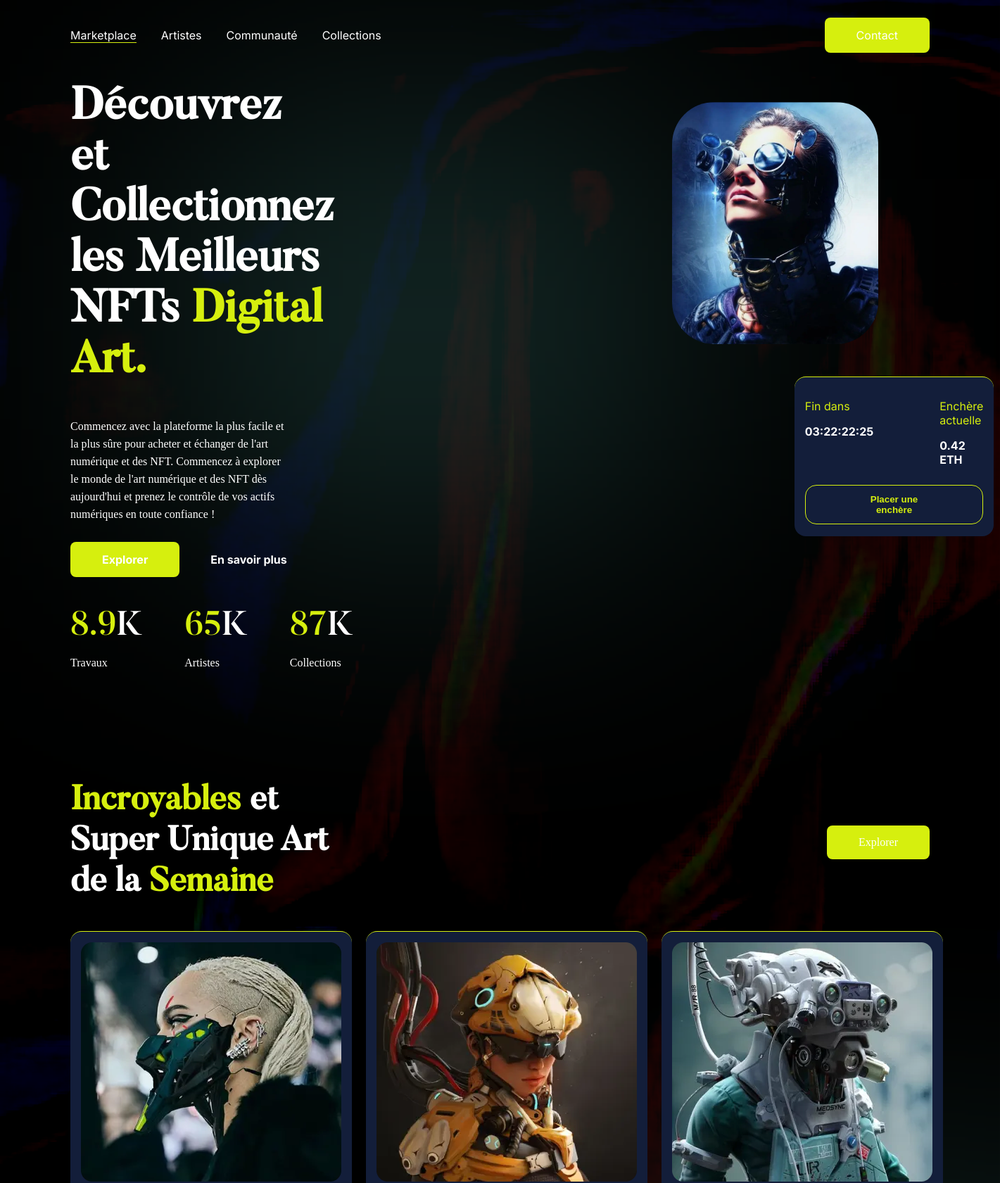
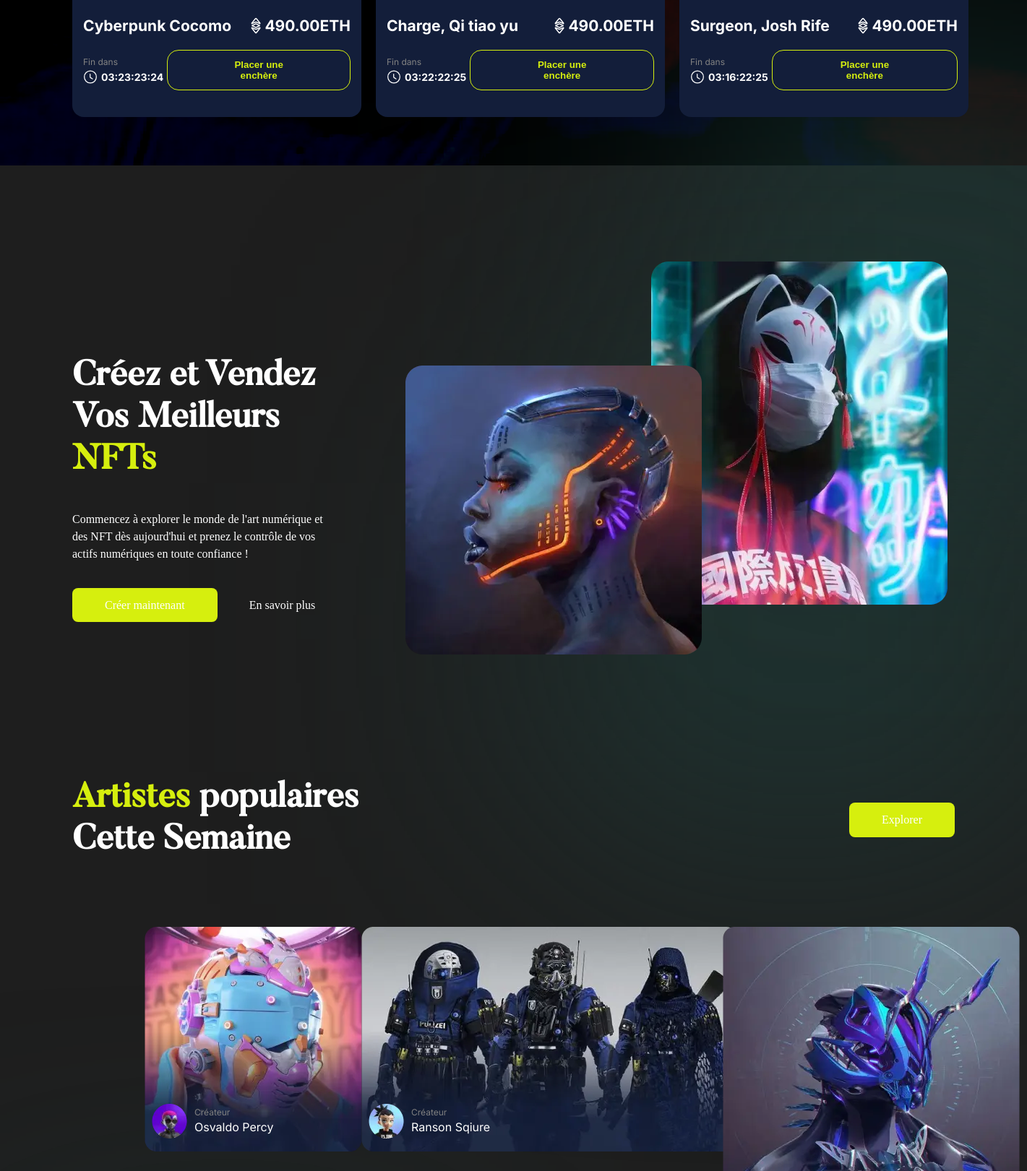
The page / (upper part) on the database its author committed (2 pictures, top to bottom).
### tables this page shows
CREATE TABLE `website_blocks` (
  `title_main` tinytext NOT NULL,
  `text_main` text NOT NULL,
  `button_main` tinytext NOT NULL,
  `title_marketplace` tinytext NOT NULL,
  `button_marketplace` tinytext NOT NULL,
  `title_create` tinytext NOT NULL,
  `text_create` text NOT NULL,
  `button_create` tinytext NOT NULL,
  `title_popular` tinytext NOT NULL,
  `button_popular` tinytext NOT NULL,
  `title_newsletter` tinytext NOT NULL,
  `text_newsletter` text NOT NULL,
  `text_contact` text NOT NULL,
  `facebook_contact` text NOT NULL,
  `mail_contact` text NOT NULL,
  `twitter_contact` text NOT NULL,
  `linkedin_contact` text NOT NULL,
  `text_second_button` tinytext NOT NULL,
  `title_site` tinytext NOT NULL,
  `description_site` text NOT NULL
);

CREATE TABLE `nfts` (
  `id` int(11) NOT NULL,
  `user_id` int(11) NOT NULL,
  `name` tinytext NOT NULL,
  `description` text NOT NULL,
  `path` tinytext NOT NULL,
  `creation_date` datetime NOT NULL
);

CREATE TABLE `users_bid` (
  `user_id` int(11) NOT NULL,
  `auction_id` int(11) NOT NULL,
  `value` decimal(10,2) UNSIGNED NOT NULL
);

CREATE TABLE `website_nfts` (
  `id` int(11) NOT NULL,
  `nft_id` int(11) NOT NULL
);

CREATE TABLE `users` (
  `id` int(11) NOT NULL,
  `avatar` tinytext NOT NULL,
  `firstname` tinytext NOT NULL,
  `lastname` tinytext NOT NULL,
  `email` tinytext NOT NULL,
  `password` text NOT NULL,
  `admin` tinyint(1) NOT NULL DEFAULT '0'
);

### index.php (the view, shortened to what this page needs)
<!DOCTYPE html>
<html lang="FR-fr">
<?php
	require_once("components/config.php");
	$query= "SELECT * FROM website_blocks";
	$predata = $db->prepare($query);
	$predata->execute();
	$data = $predata->fetch(PDO::FETCH_ASSOC);
	$query= "SELECT * FROM website_nfts";
	$predata = $db->prepare($query);
	$predata->execute();
	$dataNFTs = $predata->fetchAll(PDO::FETCH_ASSOC);
	$query= "SELECT auctions.id, nft_id, user_id, name, path, price, enddate, isMainShown, isWeeklyShown FROM auctions JOIN nfts ON auctions.nft_id = nfts.id";
	$predata = $db->prepare($query);
	$predata->execute();
	$dataAuctions = $predata->fetchAll(PDO::FETCH_ASSOC);
	$query= "SELECT nfts.id, name, path, description, firstname, lastname, avatar FROM nfts JOIN users ON nfts.user_id = users.id;";
	$prenft = $db->prepare($query);
	$prenft->execute();
	$NFTs = $prenft->fetchAll(PDO::FETCH_ASSOC);
	$showcasedAuction = NULL;
	$weeklyShownAuctions = array();
	foreach ($dataAuctions as $key => $value) {
		if ($value["isMainShown"] && is_null($showcasedAuction))
			$showcasedAuction = $value;
		if ($value["isWeeklyShown"] && count($weeklyShownAuctions)<3)
			array_push($weeklyShownAuctions, $value);
	}
?>
<head>
	<link rel="stylesheet" type="text/css" href="style.css">
	<link href="font/fontawesome/css/fontawesome.min.css" rel="stylesheet">
  	<link href="font/fontawesome/css/brands.min.css" rel="stylesheet">
  	<link href="font/fontawesome/css/solid.min.css" rel="stylesheet">
</head>
<body>
	<nav>
		<div id ="navbar">
			<a id="focus" href="marketplace">Marketplace</a>
			<a href="artists">Artistes</a>
			<a href="community">Communauté</a>
			<a href="collections">Collections</a>
		</div>
		<div id="right_nav">
			<a id="contact-button" href="#contact">Contact</a>
		</div>
	</nav>
	<div class="main">
		<div class="summary">
			<div class="left">
				<h1><?php echo $data['title_main'] ?></h1>
				<p><?php echo $data['text_main'] ?></p>
				<div class="buttons">
					<a class="button1"><?php echo $data['button_main'] ?></a>
					<a class="button2"><?php echo $data['text_second_button'] ?></a>
				</div>
				<div class="stats">
					<div>
						<p class="numbers"><span>8.9</span>K</p>
						<p>Travaux</p>
					</div>
					<div>
						<p class="numbers"><span>65</span>K</p>
						<p>Artistes</p>
					</div>
					<div>
						<p class="numbers"><span>87</span>K</p>
						<p>Collections</p>
					</div>
				</div>
			</div>
			<div class="right">
				<img src="img/NFTs/<?php echo $showcasedAuction["path"] ?>.webp" alt="NFT <?php echo $showcasedAuction["name"] ?>"/>
				<div class="glow"></div>
				<div class="container bid_square">
					<div class="bid">
						<div class="bid_part">
							<p class="colorPri">Fin dans</p><p id="timeleft_main" class="bold">00:00:00</p>
						</div>
						<div class="bid_part">
							<p class="colorPri">Enchère actuelle</p><p id="value" class="bold"><?php
								$sql = "SELECT `user_id`, `auction_id`, `value` FROM `users_bid` WHERE auction_id=".$showcasedAuction["id"]." ORDER BY value DESC LIMIT 1";
								$pre = $db->prepare($sql);
								$pre->execute();
								$showcaseData = $pre->fetch(PDO::FETCH_ASSOC);
								echo $showcaseData["value"] ?>
							ETH</p>
						</div>
					</div>
					<div id="main_bid_button" class="bid_button">
						<button onclick="showBidUI(<?php echo (isset($_SESSION['user'])) ?>, 'main')">Placer une enchère</button>
					</div>
				</div>
			</div>
		</div>
		<div id="marketplace" class="coolart">
			<div class="title">
				<h2><?php echo $data['title_marketplace'] ?></h2>
				<a><?php echo $data['button_marketplace'] ?></a>
			</div>
			<div class="gallery">
				<div class="container">
					<img src="img/NFTs/<?php echo $weeklyShownAuctions[0]["path"] ?>.webp" alt="NFT <?php echo $NFTs[$weeklyShownAuctions[0]["nft_id"]-1]["name"] ?>">
					<div class="bid">
						<div class="bid_part">
							<p class="bold"><?php echo $weeklyShownAuctions[0]["name"] ?></p>
						</div>
						<div class="bid_part">
							<img src="img/eth.svg" alt="Ethereum">
							<p id="value" class="bold"><?php
								$sql = "SELECT `user_id`, `auction_id`, `value` FROM `users_bid` WHERE auction_id=".$weeklyShownAuctions[0]["id"]." ORDER BY value DESC LIMIT 1";
								$pre = $db->prepare($sql);
								$pre->execute();
								$showcaseData = $pre->fetch(PDO::FETCH_ASSOC);
								echo $showcaseData["value"] ?>ETH</p>
						</div>
					</div>
					<div class="bid_bottom">
						<div class="bid_time">
							<p class="gray">Fin dans</p>
							<div class="time">
								<img src="img/clock.svg" alt="Temps restant">
								<p id="timeleft_1" class="bold">00:00:00</p>
							</div>
						</div>
						<div id="gallery_1_bid_button">
							<button onclick="showBidUI(<?php echo (isset($_SESSION['user'])) ?>, 'gallery1')">Placer une enchère</button>
						</div>
					</div>
				</div>
				<div class="container">
					<img src="img/NFTs/<?php echo $weeklyShownAuctions[1]["path"] ?>.webp" alt="<?php echo $NFTs[$weeklyShownAuctions[1]["nft_id"]-1]["name"] ?>">
					<div class="bid">
						<div class="bid_part">
							<p class="bold"><?php echo $weeklyShownAuctions[1]["name"] ?></p>
						</div>
						<div class="bid_part">
							<img src="img/eth.svg" alt="Ethereum">
							<p id="value" class="bold"><?php
								$sql = "SELECT `user_id`, `auction_id`, `value` FROM `users_bid` WHERE auction_id=".$weeklyShownAuctions[1]["id"]." ORDER BY value DESC LIMIT 1";
								$pre = $db->prepare($sql);
								$pre->execute();
								$showcaseData = $pre->fetch(PDO::FETCH_ASSOC);
								echo $showcaseData["value"] ?>ETH</p>
						</div>
					</div>
					<div class="bid_bottom">
						<div class="bid_time">
							<p class="gray">Fin dans</p>
							<div class="time">
								<img src="img/clock.svg" alt="Temps restant">
								<p id="timeleft_2" class="bold">00:00:00</p>
							</div>
						</div>
						<div id="gallery_2_bid_button">
							<button onclick="showBidUI(<?php echo (isset($_SESSION['user'])) ?>, 'gallery2')">Placer une enchère</button>
						</div>
					</div>
				</div>
				<div class="container">
					<img src="img/NFTs/<?php echo $weeklyShownAuctions[2]["path"] ?>.webp" alt="<?php echo $NFTs[12]["name"] ?>">
					<div class="bid">
						<div class="bid_part">
							<p class="bold"><?php echo $weeklyShownAuctions[2]["name"] ?></p>
						</div>
						<div class="bid_part">
							<img src="img/eth.svg" alt="Ethereum">
							<p id="value" class="bold"><?php
								$sql = "SELECT `user_id`, `auction_id`, `value` FROM `users_bid` WHERE auction_id=".$weeklyShownAuctions[2]["id"]." ORDER BY value DESC LIMIT 1";
								$pre = $db->prepare($sql);
								$pre->execute();
								$showcaseData = $pre->fetch(PDO::FETCH_ASSOC);
								echo $showcaseData["value"] ?>ETH</p>
						</div>
					</div>
					<div class="bid_bottom">
						<div class="bid_time">
							<p class="gray">Fin dans</p>
							<div class="time">
								<img src="img/clock.svg" alt="Temps restant">
								<p id="timeleft_3" class="bold">00:00:00</p>
							</div>
						</div>
						<div id="gallery_3_bid_button">
							<button onclick="showBidUI(<?php echo (isset($_SESSION['user'])) ?>, 'gallery3')">Placer une enchère</button>
						</div>
					</div>
				</div>
			</div>
			<div class="glow"></div>
		</div>
		<div class="create">
			<div class="text">
				<div class="text">
					<h2><?php echo $data['title_create'] ?></h2>
					<p><?php echo $data['text_create'] ?></p>
				</div>
				<div class="buttons">
					<a class="button1"><?php echo $data['button_create'] ?></a>
					<a class="button2"><?php echo $data['text_second_button'] ?></a>
				</div>
			</div>
			<div class="images">
				<img class="i1" src="img/NFTs/<?php echo $NFTs[$dataNFTs[3]["id"]-1]["path"] ?>.webp" alt="NFT <?php echo $NFTs[$dataNFTs[3]["id"]-1]["path"] ?>">
				<img class="i2" src="img/NFTs/<?php echo $NFTs[$dataNFTs[4]["id"]-1]["path"] ?>.webp" alt="NFT <?php echo $NFTs[$dataNFTs[4]["id"]-1]["path"] ?>">
			</div>
			<div class="glow"></div>
		</div>
		<div class="popular">
			<div class="title">
				<h2><?php echo $data['title_popular'] ?></h2>
				<a><?php echo $data['button_popular'] ?></a>
			</div>
			<div class="gallery">
				<div class="container-1">
					<img class="i1" src="img/NFTs/<?php echo $NFTs[$dataNFTs[7]["id"]-1]["path"] ?>.webp" alt="NFT <?php echo $NFTs[$dataNFTs[7]["id"]-1]["name"] ?>">
					<div class="creator-data">
						<img src="img/authors/<?php echo $NFTs[$dataNFTs[7]["id"]-1]["avatar"] ?>.webp" alt="Avatar">
						<div class="creator-text">
							<p class="key">Créateur</p>
							<p class="field"><?php echo $NFTs[$dataNFTs[7]["id"]-1]["firstname"]." ".$NFTs[$dataNFTs[7]["id"]-1]["lastname"] ?></p>
						</div>
					</div>
				</div>
				<div class="container-2">
					<img class="i2" src="img/NFTs/<?php echo $NFTs[$dataNFTs[8]["id"]-1]["path"] ?>.webp" alt="NFT <?php echo $NFTs[$dataNFTs[8]["id"]-1]["name"] ?>">
					<div class="creator-data">
						<img src="img/authors/<?php echo $NFTs[$dataNFTs[8]["id"]-1]["avatar"] ?>.webp", alt="Avatar">
						<div class="creator-text">
							<p class="key">Créateur</p>
							<p class="field"><?php echo $NFTs[$dataNFTs[8]["id"]-1]["firstname"]." ".$NFTs[$dataNFTs[8]["id"]-1]["lastname"] ?></p>
						</div>
					</div>
				</div>
				<div class="container-5">
					<img class="i5" src="img/NFTs/<?php echo $NFTs[$dataNFTs[11]["id"]-1]["path"] ?>.webp"  alt="NFT <?php echo $NFTs[$dataNFTs[11]["id"]-1]["name"] ?>">
				</div>
			</div>
		</div>
	</div>
</body>
</html>

### rows shown on the page
website_blocks: title_main "Découvrez et Collectionnez les Meilleurs NFTs Digital Art.", text_main "Commencez avec la plateforme la plus facile et la plus sûre pour acheter et échanger de l'art numérique et des NFT. Commencez à explorer le monde de l'art numérique et des NFT dès aujourd'hui et prenez le contrôle de vos actifs numériques en toute confiance !", button_main "Explorer", text_second_button "En savoir plus", title_marketplace "Incroyables et Super Unique Art de la Semaine", button_marketplace "Explorer", title_create "Créez et Vendez Vos Meilleurs NFTs", text_create "Commencez à explorer le monde de l'art numérique et des NFT dès aujourd'hui et prenez le contrôle de vos actifs numériques en toute confiance !", button_create "Créer maintenant", title_popular "Artistes populaires Cette Semaine", button_popular "Explorer"
nfts: path (picture)
users_bid: value "0.42"
nfts: path (picture), name "Cyberpunk Cocomo"
users_bid: value "490.00"
nfts: path (picture), name "Charge, Qi tiao yu"
users_bid: value "490.00"
nfts: path (picture), name "Surgeon, Josh Rife"
users_bid: value "490.00"
website_nfts: id.path (picture)
website_nfts: id.path (picture)
website_nfts: id.path (picture), id.avatar (picture), id.firstname "Osvaldo", id.lastname "Percy"
website_nfts: id.path (picture), id.avatar (picture), id.firstname "Ranson", id.lastname "Sqiure"
website_nfts: id.path (picture)
